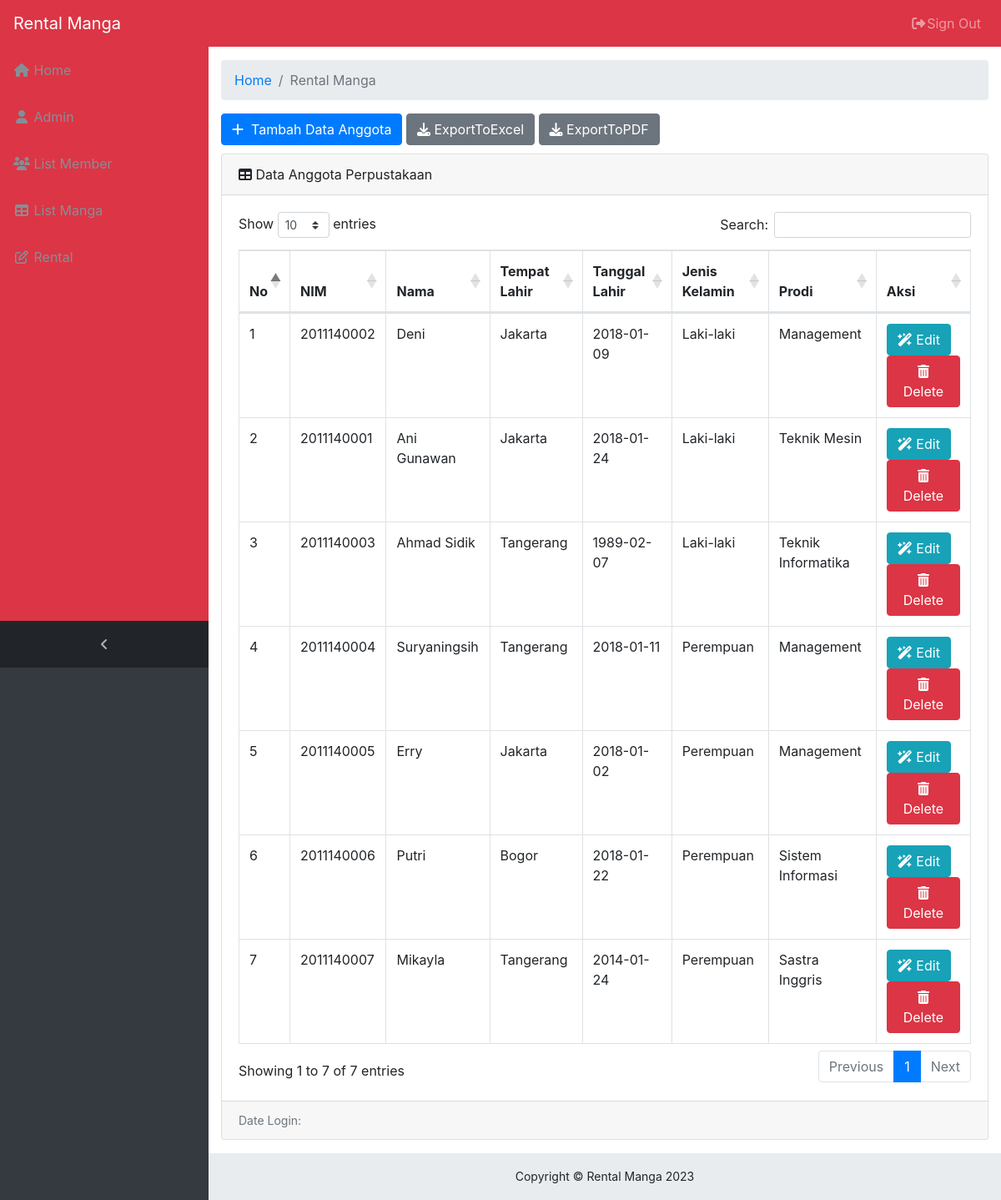
The app's page /master/master_admin.php?page=anggota with its own data.
### tables this page shows
CREATE TABLE IF NOT EXISTS `tanggota` (
  `NIM` int(11) NOT NULL AUTO_INCREMENT,
  `Nama` varchar(250) NOT NULL,
  `TempatLahir` varchar(100) NOT NULL,
  `TanggalLahir` date NOT NULL,
  `JK` enum('Laki-laki','Perempuan') NOT NULL,
  `Prodi` enum('Teknik Informatika','Sistem Informasi','Teknik Mesin','Management','Sastra Inggris','Sastra Indonesia','Akutansi') NOT NULL,
  `CreatedDate` datetime NOT NULL,
  `CreatedUser` int(11) NOT NULL,
  `LastUpdateDate` datetime NOT NULL,
  `LastUpdateUser` int(11) NOT NULL,
  PRIMARY KEY (`NIM`)
);

### page/anggota/anggota.php (the view, shortened to what this page needs)
<?php
switch(@$_GET['act']) {
  default:
?>
      <a href="?page=anggota&act=tambahanggota" class="btn btn-primary btn-xs" style="margin-bottom: 10px;"><li class="fa fa-plus"></li>&nbsp; Tambah Data Anggota</a> <a href ="page/laporan/laporan_anggota_excel.php" target="blank" class="btn btn-secondary btn-xs" style="margin-bottom: 10px;"><li class="fa fa-download"></li> ExportToExcel</a> <a href ="page/laporan/laporan_anggota_pdf.php" target="blank" class="btn btn-secondary btn-xs" style="margin-bottom: 10px;"><li class="fa fa-download"></li> ExportToPDF</a>
      <div class="card mb-3">
        <div class="card-header">
          <i class="fa fa-table"></i> Data Anggota Perpustakaan</div>
        <div class="card-body">
          <div class="table-responsive">
            <table class="table table-bordered" id="dataTable" width="100%" cellspacing="0">
              <thead>
                <tr>
                  <th>No</th>
                  <th>NIM</th>
                  <th>Nama</th>
                  <th>Tempat Lahir</th>
                  <th>Tanggal Lahir</th>
                  <th>Jenis Kelamin</th>
                  <th>Prodi</th>
                  <th>Aksi</th>
                </tr>
              </thead>
              <tbody>
                <?php
                  $no = 1;
                  $sql = mysqli_query($link, "SELECT * FROM tanggota");
                  while ($data = mysqli_fetch_array($sql)) {
                ?>
                <tr>
                  <td><?php echo $no++; ?></td>
                  <td><?php echo $data['NIM']; ?></td>
                  <td><?php echo $data['Nama']; ?></td>
                  <td><?php echo $data['TempatLahir']; ?></td>
                  <td><?php echo $data['TanggalLahir']; ?></td>
                  <td><?php echo $data['JK']; ?></td>
                  <td><?php echo $data['Prodi']; ?></td>
                  <td><a href="?page=anggota&act=edit_anggota&NIM=<?php echo $data['NIM']; ?>" class="btn btn-info btn-xs"><li class="fa fa-magic" title="Edit"></li> Edit</a>
                      <a href="page/anggota/aksi_anggota.php?page=anggota&act=hapus_anggota&NIM=<?php echo $data['NIM']; ?>&Nama=<?php echo $data['Nama']; ?>" onclick="return confirm('Anda yakin ingin menghapus anggota <?php echo $data['Nama']; ?>?');" class="btn btn-danger btn-xs"><li class="fa fa-trash" title="Hapus"></li> Delete</a>
                  </td>
                </tr>
                <?php } ?>
              </tbody>
            </table>
          </div>
        </div>
        <?php
          $data = mysqli_fetch_array(mysqli_query($link, "SELECT * FROM tuser WHERE IdUser = '$_SESSION[IdUser]'"));
        ?>
         <div class="card-footer small text-muted"> Date Login: <?php echo $data['LastLogin']; ?> </div>
      </div>
<?php
  break;
?>
<?php
}
?>

### css/sb-admin.css (style rules this page uses)
html { position: relative; min-height: 100%; }
body { overflow-x: hidden; }
body.sticky-footer { margin-bottom: 56px; }
body.fixed-nav { padding-top: 56px; }

### records on screen
tanggota: NIM "2011140002", Nama "Deni", TempatLahir "Jakarta", TanggalLahir "2018-01-09", JK "Laki-laki", Prodi "Management"
tanggota: NIM "2011140001", Nama "Ani Gunawan", TempatLahir "Jakarta", TanggalLahir "2018-01-24", JK "Laki-laki", Prodi "Teknik Mesin"
tanggota: NIM "2011140003", Nama "Ahmad Sidik", TempatLahir "Tangerang", TanggalLahir "1989-02-07", JK "Laki-laki", Prodi "Teknik Informatika"
tanggota: NIM "2011140004", Nama "Suryaningsih", TempatLahir "Tangerang", TanggalLahir "2018-01-11", JK "Perempuan", Prodi "Management"
tanggota: NIM "2011140005", Nama "Erry", TempatLahir "Jakarta", TanggalLahir "2018-01-02", JK "Perempuan", Prodi "Management"
tanggota: NIM "2011140006", Nama "Putri", TempatLahir "Bogor", TanggalLahir "2018-01-22", JK "Perempuan", Prodi "Sistem Informasi"
tanggota: NIM "2011140007", Nama "Mikayla", TempatLahir "Tangerang", TanggalLahir "2014-01-24", JK "Perempuan", Prodi "Sastra Inggris"
